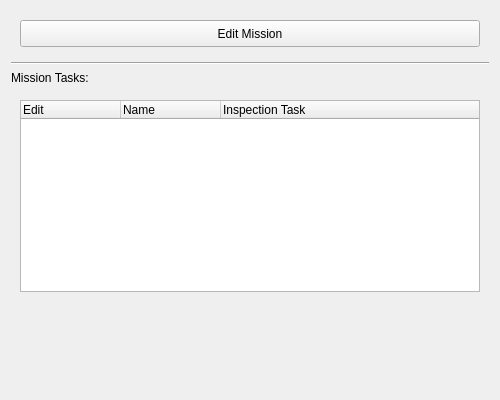
<?xml version="1.0" encoding="UTF-8"?>
<ui version="4.0">
 <class>MissionTasksWidget</class>
 <widget class="QWidget" name="MissionTasksWidget">
  <property name="geometry">
   <rect>
    <x>0</x>
    <y>0</y>
    <width>500</width>
    <height>400</height>
   </rect>
  </property>
  <property name="maximumSize">
   <size>
    <width>500</width>
    <height>400</height>
   </size>
  </property>
  <property name="windowTitle">
   <string>Form</string>
  </property>
  <layout class="QVBoxLayout" name="verticalLayout_2">
   <item>
    <widget class="QFrame" name="frame">
     <property name="frameShape">
      <enum>QFrame::NoFrame</enum>
     </property>
     <layout class="QGridLayout" name="gridLayout">
      <item row="1" column="0">
       <widget class="QPushButton" name="editMissionB">
        <property name="minimumSize">
         <size>
          <width>0</width>
          <height>27</height>
         </size>
        </property>
        <property name="maximumSize">
         <size>
          <width>16777215</width>
          <height>27</height>
         </size>
        </property>
        <property name="text">
         <string>Edit Mission</string>
        </property>
       </widget>
      </item>
     </layout>
    </widget>
   </item>
   <item>
    <widget class="Line" name="line">
     <property name="orientation">
      <enum>Qt::Horizontal</enum>
     </property>
    </widget>
   </item>
   <item>
    <widget class="QLabel" name="label">
     <property name="text">
      <string>Mission Tasks:</string>
     </property>
    </widget>
   </item>
   <item>
    <widget class="QFrame" name="MissionTasksFrame">
     <property name="frameShape">
      <enum>QFrame::NoFrame</enum>
     </property>
     <layout class="QVBoxLayout" name="verticalLayout">
      <item>
       <widget class="QTreeWidget" name="treeWidget">
        <property name="indentation">
         <number>0</number>
        </property>
        <property name="columnCount">
         <number>3</number>
        </property>
        <attribute name="headerMinimumSectionSize">
         <number>30</number>
        </attribute>
        <column>
         <property name="text">
          <string>Edit</string>
         </property>
        </column>
        <column>
         <property name="text">
          <string notr="true">Name</string>
         </property>
        </column>
        <column>
         <property name="text">
          <string notr="true">Inspection Task</string>
         </property>
        </column>
       </widget>
      </item>
     </layout>
    </widget>
   </item>
   <item>
    <spacer name="verticalSpacer">
     <property name="orientation">
      <enum>Qt::Vertical</enum>
     </property>
     <property name="sizeHint" stdset="0">
      <size>
       <width>20</width>
       <height>40</height>
      </size>
     </property>
    </spacer>
   </item>
  </layout>
 </widget>
 <resources>
  <include location="../../../images.qrc"/>
 </resources>
 <connections/>
</ui>
